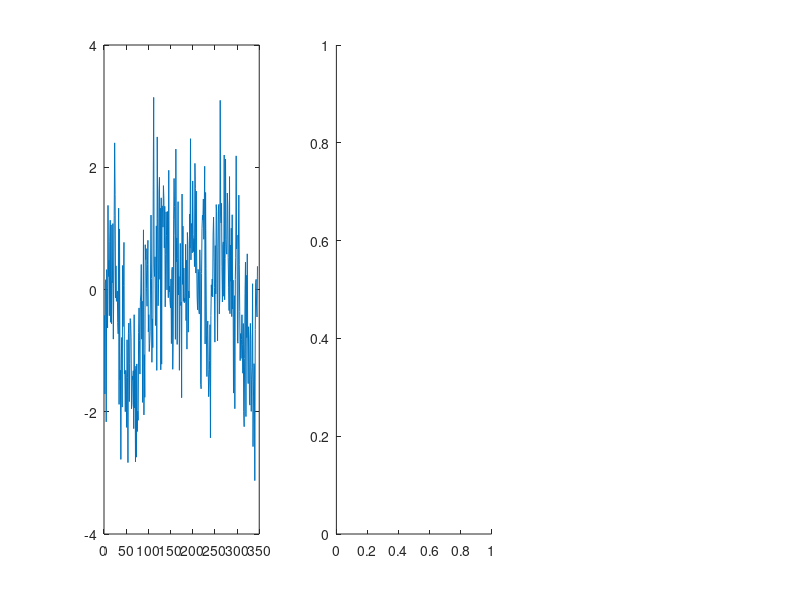

This figure's MATLAB source: (Note: this script raises an error after producing the figure.)
clear all
y(1:5) = 0; 
for currT = 5:350
    y(currT+1) = 0.2*y(currT) + 0.2*y(currT-1) + 0.1*y(currT-2) + 0.1*y(currT-3) + 0.1*y(currT-4) + normrnd(0,1);
end
figure; 
subplot(1,3,1)
plot(y(6:end))

subplot(1,3,2)
histogram(y(6:end))

subplot(1,3,3); hold on;
aC = autocorr(y(6:end), 30);
plot(aC)


clear all
y(1:3) = 0; 
for currT = 3:350
    y(currT+1) = 0.2*y(currT) + 0.2*y(currT-1) + 0.1*y(currT-2) + normrnd(0,1);
end
figure; 
subplot(1,3,1)
plot(y)

subplot(1,3,2)
histogram(y)

subplot(1,3,3); hold on;
aC = autocorr(y, 30);
plot(aC)


%% 
clear all
for currS = 1:300
    y = [];
    y(1:5) = 0; 
    for currT = 5:350
        y(currT+1) = 0.2*y(currT) + 0.2*y(currT-1) + 0.1*y(currT-2) + 0.1*y(currT-3) + 0.1*y(currT-4) + normrnd(0,1);
    end
    aC(currS, :) = autocorr(y(6:end), 30);
end

x = [1:31];
figure; subplot(1,2,2); plotFilled(x, aC, 'b')
